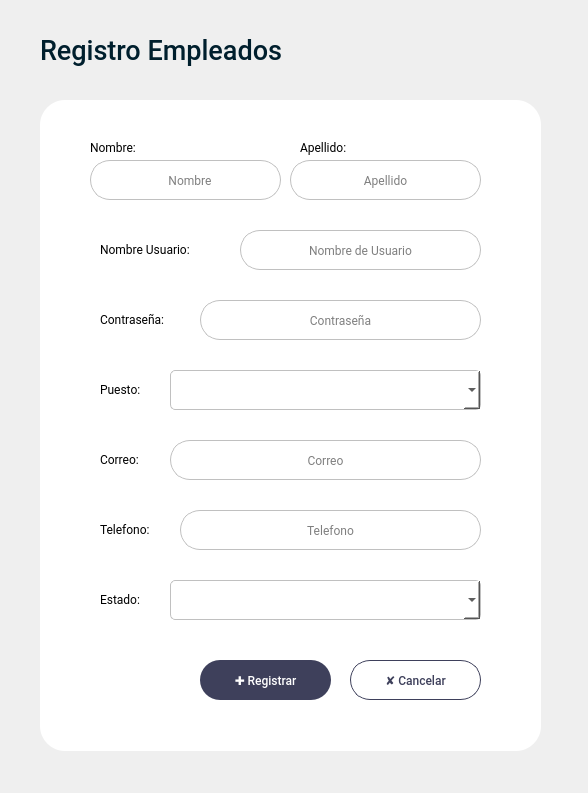
<?xml version="1.0" encoding="UTF-8"?>
<ui version="4.0">
 <class>Dialog</class>
 <widget class="QDialog" name="Dialog">
  <property name="geometry">
   <rect>
    <x>0</x>
    <y>0</y>
    <width>588</width>
    <height>793</height>
   </rect>
  </property>
  <property name="font">
   <font>
    <family>Roboto Medium</family>
    <pointsize>9</pointsize>
   </font>
  </property>
  <property name="windowTitle">
   <string>Registro de Empleados</string>
  </property>
  <widget class="QLabel" name="label">
   <property name="geometry">
    <rect>
     <x>40</x>
     <y>20</y>
     <width>411</width>
     <height>61</height>
    </rect>
   </property>
   <property name="font">
    <font>
     <family>Poppins SemiBold</family>
     <pointsize>20</pointsize>
     <weight>50</weight>
     <bold>false</bold>
    </font>
   </property>
   <property name="styleSheet">
    <string notr="true">QLabel {color: #001f2d}</string>
   </property>
   <property name="text">
    <string>Registro Empleados</string>
   </property>
  </widget>
  <widget class="QFrame" name="frame">
   <property name="geometry">
    <rect>
     <x>40</x>
     <y>100</y>
     <width>501</width>
     <height>651</height>
    </rect>
   </property>
   <property name="styleSheet">
    <string notr="true">QFrame {
	background: #fff;
	border: #c0c0c0;
	border-radius: 25px;
}</string>
   </property>
   <property name="frameShape">
    <enum>QFrame::StyledPanel</enum>
   </property>
   <property name="frameShadow">
    <enum>QFrame::Raised</enum>
   </property>
   <widget class="QLabel" name="label_6">
    <property name="geometry">
     <rect>
      <x>60</x>
      <y>210</y>
      <width>91</width>
      <height>18</height>
     </rect>
    </property>
    <property name="font">
     <font>
      <family>Roboto</family>
      <pointsize>9</pointsize>
     </font>
    </property>
    <property name="styleSheet">
     <string notr="true">QLabel {
border: none;
}</string>
    </property>
    <property name="text">
     <string>Contraseña:</string>
    </property>
   </widget>
   <widget class="QLabel" name="label_5">
    <property name="geometry">
     <rect>
      <x>60</x>
      <y>140</y>
      <width>131</width>
      <height>18</height>
     </rect>
    </property>
    <property name="font">
     <font>
      <family>Roboto</family>
      <pointsize>9</pointsize>
     </font>
    </property>
    <property name="styleSheet">
     <string notr="true">QLabel {
border: none;
}</string>
    </property>
    <property name="text">
     <string>Nombre Usuario:</string>
    </property>
   </widget>
   <widget class="QLabel" name="label_3">
    <property name="geometry">
     <rect>
      <x>50</x>
      <y>38</y>
      <width>71</width>
      <height>18</height>
     </rect>
    </property>
    <property name="font">
     <font>
      <family>Roboto</family>
      <pointsize>9</pointsize>
     </font>
    </property>
    <property name="styleSheet">
     <string notr="true">QLabel {
border: none;
}</string>
    </property>
    <property name="text">
     <string>Nombre:</string>
    </property>
   </widget>
   <widget class="QLabel" name="label_8">
    <property name="geometry">
     <rect>
      <x>60</x>
      <y>350</y>
      <width>61</width>
      <height>18</height>
     </rect>
    </property>
    <property name="font">
     <font>
      <family>Roboto</family>
      <pointsize>9</pointsize>
     </font>
    </property>
    <property name="styleSheet">
     <string notr="true">QLabel {
border: none;
}
</string>
    </property>
    <property name="text">
     <string>Correo:</string>
    </property>
   </widget>
   <widget class="QLabel" name="label_9">
    <property name="geometry">
     <rect>
      <x>60</x>
      <y>420</y>
      <width>71</width>
      <height>18</height>
     </rect>
    </property>
    <property name="font">
     <font>
      <family>Roboto</family>
      <pointsize>9</pointsize>
     </font>
    </property>
    <property name="styleSheet">
     <string notr="true">QLabel {
border: none;
}
</string>
    </property>
    <property name="text">
     <string>Telefono:</string>
    </property>
   </widget>
   <widget class="QLabel" name="label_7">
    <property name="geometry">
     <rect>
      <x>60</x>
      <y>280</y>
      <width>61</width>
      <height>18</height>
     </rect>
    </property>
    <property name="font">
     <font>
      <family>Roboto</family>
      <pointsize>9</pointsize>
     </font>
    </property>
    <property name="styleSheet">
     <string notr="true">QLabel {
border: none;
}</string>
    </property>
    <property name="text">
     <string>Puesto:</string>
    </property>
   </widget>
   <widget class="QLabel" name="label_10">
    <property name="geometry">
     <rect>
      <x>60</x>
      <y>490</y>
      <width>61</width>
      <height>18</height>
     </rect>
    </property>
    <property name="font">
     <font>
      <family>Roboto</family>
      <pointsize>9</pointsize>
     </font>
    </property>
    <property name="styleSheet">
     <string notr="true">QLabel {
border: none;
}</string>
    </property>
    <property name="text">
     <string>Estado:</string>
    </property>
   </widget>
   <widget class="QLabel" name="label_4">
    <property name="geometry">
     <rect>
      <x>260</x>
      <y>38</y>
      <width>71</width>
      <height>18</height>
     </rect>
    </property>
    <property name="font">
     <font>
      <family>Roboto</family>
      <pointsize>9</pointsize>
     </font>
    </property>
    <property name="styleSheet">
     <string notr="true">QLabel {
border: none;
}</string>
    </property>
    <property name="text">
     <string>Apellido:</string>
    </property>
   </widget>
   <widget class="QLineEdit" name="txtNombreE">
    <property name="geometry">
     <rect>
      <x>50</x>
      <y>60</y>
      <width>191</width>
      <height>40</height>
     </rect>
    </property>
    <property name="font">
     <font>
      <family>Roboto</family>
      <pointsize>9</pointsize>
     </font>
    </property>
    <property name="focusPolicy">
     <enum>Qt::StrongFocus</enum>
    </property>
    <property name="toolTipDuration">
     <number>1</number>
    </property>
    <property name="styleSheet">
     <string notr="true">QLineEdit {
	border: 1px solid #c0c0c0;
	border-radius: 20px;
	background: #fff;
}</string>
    </property>
    <property name="alignment">
     <set>Qt::AlignCenter</set>
    </property>
    <property name="placeholderText">
     <string>   Nombre</string>
    </property>
   </widget>
   <widget class="QLineEdit" name="txtApellidoE">
    <property name="geometry">
     <rect>
      <x>250</x>
      <y>60</y>
      <width>191</width>
      <height>40</height>
     </rect>
    </property>
    <property name="font">
     <font>
      <family>Roboto</family>
      <pointsize>9</pointsize>
     </font>
    </property>
    <property name="focusPolicy">
     <enum>Qt::StrongFocus</enum>
    </property>
    <property name="toolTipDuration">
     <number>1</number>
    </property>
    <property name="styleSheet">
     <string notr="true">QLineEdit {
	border: 1px solid #c0c0c0;
	border-radius: 20px;
	background: #fff;
}</string>
    </property>
    <property name="alignment">
     <set>Qt::AlignCenter</set>
    </property>
    <property name="placeholderText">
     <string>Apellido</string>
    </property>
   </widget>
   <widget class="QLineEdit" name="txtNickname">
    <property name="geometry">
     <rect>
      <x>200</x>
      <y>130</y>
      <width>241</width>
      <height>40</height>
     </rect>
    </property>
    <property name="font">
     <font>
      <family>Roboto</family>
      <pointsize>9</pointsize>
     </font>
    </property>
    <property name="focusPolicy">
     <enum>Qt::StrongFocus</enum>
    </property>
    <property name="toolTipDuration">
     <number>1</number>
    </property>
    <property name="styleSheet">
     <string notr="true">QLineEdit {
	border: 1px solid #c0c0c0;
	border-radius: 20px;
	background: #fff;
}</string>
    </property>
    <property name="alignment">
     <set>Qt::AlignCenter</set>
    </property>
    <property name="placeholderText">
     <string>Nombre de Usuario</string>
    </property>
   </widget>
   <widget class="QLineEdit" name="txtPassword">
    <property name="geometry">
     <rect>
      <x>160</x>
      <y>200</y>
      <width>281</width>
      <height>40</height>
     </rect>
    </property>
    <property name="font">
     <font>
      <family>Roboto</family>
      <pointsize>9</pointsize>
     </font>
    </property>
    <property name="focusPolicy">
     <enum>Qt::StrongFocus</enum>
    </property>
    <property name="toolTipDuration">
     <number>1</number>
    </property>
    <property name="styleSheet">
     <string notr="true">QLineEdit {
	border: 1px solid #c0c0c0;
	border-radius: 20px;
	background: #fff;
}</string>
    </property>
    <property name="alignment">
     <set>Qt::AlignCenter</set>
    </property>
    <property name="placeholderText">
     <string>Contraseña</string>
    </property>
   </widget>
   <widget class="QLineEdit" name="txtCorreoE">
    <property name="geometry">
     <rect>
      <x>130</x>
      <y>340</y>
      <width>311</width>
      <height>40</height>
     </rect>
    </property>
    <property name="font">
     <font>
      <family>Roboto</family>
      <pointsize>9</pointsize>
     </font>
    </property>
    <property name="focusPolicy">
     <enum>Qt::StrongFocus</enum>
    </property>
    <property name="toolTipDuration">
     <number>1</number>
    </property>
    <property name="styleSheet">
     <string notr="true">QLineEdit {
	border: 1px solid #c0c0c0;
	border-radius: 20px;
	background: #fff;
}</string>
    </property>
    <property name="alignment">
     <set>Qt::AlignCenter</set>
    </property>
    <property name="placeholderText">
     <string>Correo</string>
    </property>
   </widget>
   <widget class="QLineEdit" name="txtTelefonoE">
    <property name="geometry">
     <rect>
      <x>140</x>
      <y>410</y>
      <width>301</width>
      <height>40</height>
     </rect>
    </property>
    <property name="font">
     <font>
      <family>Roboto</family>
      <pointsize>9</pointsize>
     </font>
    </property>
    <property name="focusPolicy">
     <enum>Qt::StrongFocus</enum>
    </property>
    <property name="toolTipDuration">
     <number>1</number>
    </property>
    <property name="styleSheet">
     <string notr="true">QLineEdit {
	border: 1px solid #c0c0c0;
	border-radius: 20px;
	background: #fff;
}</string>
    </property>
    <property name="alignment">
     <set>Qt::AlignCenter</set>
    </property>
    <property name="placeholderText">
     <string>Telefono</string>
    </property>
   </widget>
   <widget class="QComboBox" name="cmbPuesto">
    <property name="geometry">
     <rect>
      <x>130</x>
      <y>270</y>
      <width>311</width>
      <height>40</height>
     </rect>
    </property>
    <property name="font">
     <font>
      <family>SF UI Display SemBd</family>
      <pointsize>9</pointsize>
     </font>
    </property>
    <property name="focusPolicy">
     <enum>Qt::StrongFocus</enum>
    </property>
    <property name="toolTipDuration">
     <number>3</number>
    </property>
    <property name="autoFillBackground">
     <bool>false</bool>
    </property>
    <property name="styleSheet">
     <string notr="true">QComboBox {
	border: 1px solid #c0c0c0;
	border-radius: 5px;
	background: #fff;
	text-align: center;
}</string>
    </property>
    <property name="currentIndex">
     <number>-1</number>
    </property>
    <property name="frame">
     <bool>true</bool>
    </property>
   </widget>
   <widget class="QComboBox" name="cmbEstadoE">
    <property name="geometry">
     <rect>
      <x>130</x>
      <y>480</y>
      <width>311</width>
      <height>40</height>
     </rect>
    </property>
    <property name="font">
     <font>
      <family>SF UI Display SemBd</family>
      <pointsize>9</pointsize>
     </font>
    </property>
    <property name="focusPolicy">
     <enum>Qt::StrongFocus</enum>
    </property>
    <property name="toolTipDuration">
     <number>3</number>
    </property>
    <property name="autoFillBackground">
     <bool>false</bool>
    </property>
    <property name="styleSheet">
     <string notr="true">QComboBox {
	border: 1px solid #c0c0c0;
	border-radius: 5px;
	background: #fff;
	text-align: center;
}</string>
    </property>
    <property name="currentIndex">
     <number>-1</number>
    </property>
    <property name="frame">
     <bool>true</bool>
    </property>
   </widget>
   <widget class="QPushButton" name="btnRegistrarE">
    <property name="geometry">
     <rect>
      <x>160</x>
      <y>560</y>
      <width>131</width>
      <height>40</height>
     </rect>
    </property>
    <property name="font">
     <font>
      <family>Roboto Medium</family>
      <pointsize>9</pointsize>
     </font>
    </property>
    <property name="styleSheet">
     <string notr="true">QPushButton {
	background: #3e405b;
	border-radius: 20px;
	color: #fff
}</string>
    </property>
    <property name="text">
     <string>✚ Registrar</string>
    </property>
   </widget>
   <widget class="QPushButton" name="btnCancelarE">
    <property name="geometry">
     <rect>
      <x>310</x>
      <y>560</y>
      <width>131</width>
      <height>40</height>
     </rect>
    </property>
    <property name="font">
     <font>
      <family>Roboto Medium</family>
      <pointsize>9</pointsize>
     </font>
    </property>
    <property name="styleSheet">
     <string notr="true">QPushButton {
	border: 1px solid #3e405b;
	border-radius: 20px;
	color: #3e405b;
}</string>
    </property>
    <property name="text">
     <string>✘ Cancelar</string>
    </property>
   </widget>
  </widget>
 </widget>
 <tabstops>
  <tabstop>txtNombreE</tabstop>
  <tabstop>txtApellidoE</tabstop>
  <tabstop>txtNickname</tabstop>
  <tabstop>txtPassword</tabstop>
  <tabstop>cmbPuesto</tabstop>
  <tabstop>txtCorreoE</tabstop>
  <tabstop>txtTelefonoE</tabstop>
  <tabstop>cmbEstadoE</tabstop>
  <tabstop>btnRegistrarE</tabstop>
  <tabstop>btnCancelarE</tabstop>
 </tabstops>
 <resources/>
 <connections/>
</ui>
